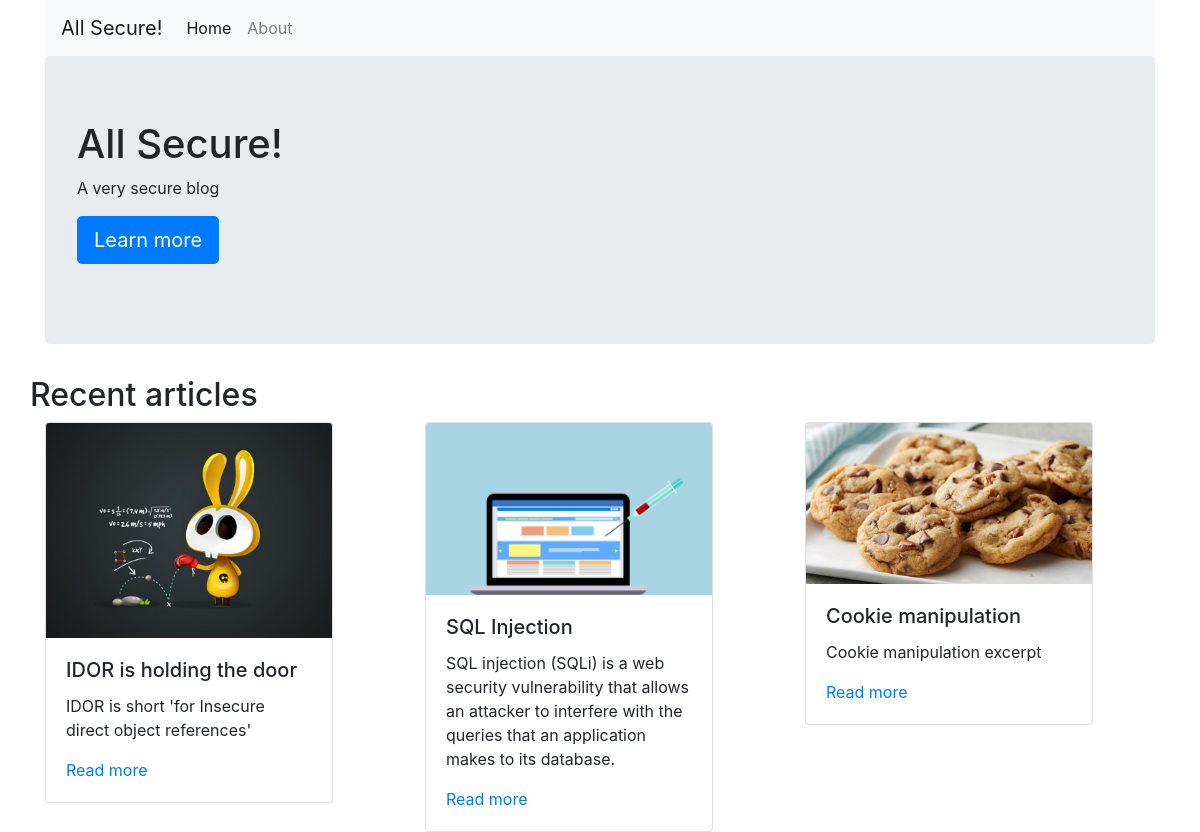
Page /app/index.php on the committed database.
### tables this page shows
CREATE TABLE articles (
    id          int,
    title       varchar(100),
    excerpt     varchar(500),
    thumbnail   varchar(100),
    article     text
);

### app/index.php (the view, shortened to what this page needs)
<?php include('includes/database.inc.php') ?>
<html lang="en">
    <head>
        <?php include('includes/head.inc.php') ?>
    </head>
    <body>
        <div class="container">
        <?php include('includes/menu.inc.php') ?>
            <div class="jumbotron">
                <h1>All Secure!</h1>
                <p>A very secure blog</p>
                <p><a class="btn btn-primary btn-lg" href="https://www.infinitaslearning.com/" traget="_blank" role="button">Learn more</a></p>
            </div>
            <div class="row">
                <h2>Recent articles</h2>
            </div>
            <div class="row">
                <?php
                    $sql = "SELECT id, title, excerpt, thumbnail FROM articles WHERE id > 0";
                    $result = $db_conn->query($sql);
                    if ($result->num_rows > 0) {
                        while($row = $result->fetch_assoc()) {
                ?>
                    <div class="col-sm-4">
                        <div class="card" style="width: 18rem;">
                            <a href="/article.php?id=<?= $row['id'] ?>">
                                <img src="/assets/thumbnails/<?= $row['thumbnail'] ?>" class="card-img-top" alt="<?= $row['title'] ?>">
                            </a>
                            <div class="card-body">
                                <h5 class="card-title"><?= $row['title'] ?></h5>
                                <p class="card-text"><?= $row['excerpt'] ?></p>
                                <a href="/article.php?id=<?= $row['id'] ?>">Read more</a>
                            </div>
                        </div>
                    </div>
                <?php
                        }
                    }
                ?>
            </div>
        </div>
    </body>
</html>

### rows in the picture
articles: thumbnail (picture), title "IDOR is holding the door", excerpt "IDOR is short 'for Insecure direct object references'"
articles: thumbnail (picture), title "SQL Injection", excerpt "SQL injection (SQLi) is a web security vulnerability that allows an attacker to interfere with the queries that an application makes to its database."
articles: thumbnail (picture), title "Cookie manipulation", excerpt "Cookie manipulation excerpt"
